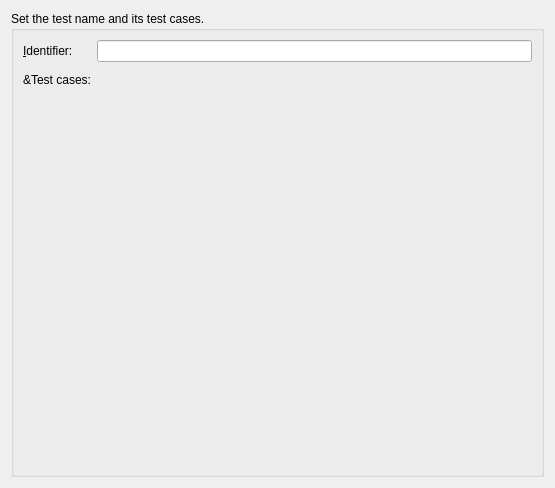
<?xml version="1.0" encoding="UTF-8"?>
<ui version="4.0">
 <class>TestCasesPage</class>
 <widget class="QWidget" name="TestCasesPage">
  <property name="geometry">
   <rect>
    <x>0</x>
    <y>0</y>
    <width>555</width>
    <height>488</height>
   </rect>
  </property>
  <layout class="QVBoxLayout" name="verticalLayout">
   <item>
    <widget class="QGroupBox" name="groupBox">
     <property name="title">
      <string>Set the test name and its test cases.</string>
     </property>
     <layout class="QFormLayout" name="formLayout">
      <item row="0" column="0">
       <widget class="QLabel" name="identifierLabel">
        <property name="text">
         <string>&amp;Identifier:</string>
        </property>
        <property name="buddy">
         <cstring>identifierLineEdit</cstring>
        </property>
       </widget>
      </item>
      <item row="0" column="1">
       <widget class="QLineEdit" name="identifierLineEdit"/>
      </item>
      <item row="1" column="0">
       <widget class="QLabel" name="testCasesLabel">
        <property name="text">
         <string>&amp;Test cases:</string>
        </property>
       </widget>
      </item>
      <item row="1" column="1">
       <widget class="KEditListWidget" name="keditlistwidget">
        <property name="sizePolicy">
         <sizepolicy hsizetype="MinimumExpanding" vsizetype="Preferred">
          <horstretch>0</horstretch>
          <verstretch>1</verstretch>
         </sizepolicy>
        </property>
       </widget>
      </item>
     </layout>
    </widget>
   </item>
  </layout>
 </widget>
 <customwidgets>
  <customwidget>
   <class>KEditListWidget</class>
   <extends>QWidget</extends>
   <header>KEditListWidget</header>
  </customwidget>
 </customwidgets>
 <resources/>
 <connections/>
</ui>
